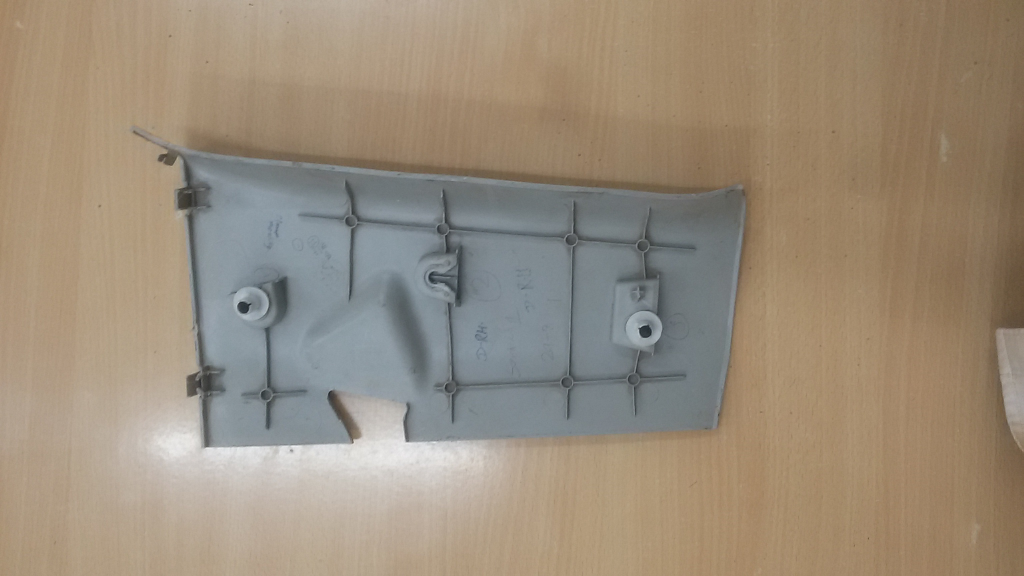
#> input picture Images/10.jpg, 2048 x 1152 px, given in place of the camera (shown at 1/2 size)
$ python live.py
#> lines starting #> are read from the running program, lines starting #| are printed output that depends on the picture; after the words box and inside, x2 and y2 are one past the last pixel; in counts of white or black regions, pixels touching at a corner belong together; pictures that were not available may be replaced by others from this repository, and a replacement may not be noted
import cv2
import numpy as np
import basicutils

#cam

cam=cv2.VideoCapture(0)


while True:
    ret,frame=cam.read()
#> frame is the input picture: shape (1152, 2048, 3); mean B, G, R 122.3, 140.6, 154.7
    if(ret==False):
        print("Cam prob!")
    else:
        img1_color = frame
        gray=cv2.cvtColor(img1_color,cv2.COLOR_BGR2GRAY)
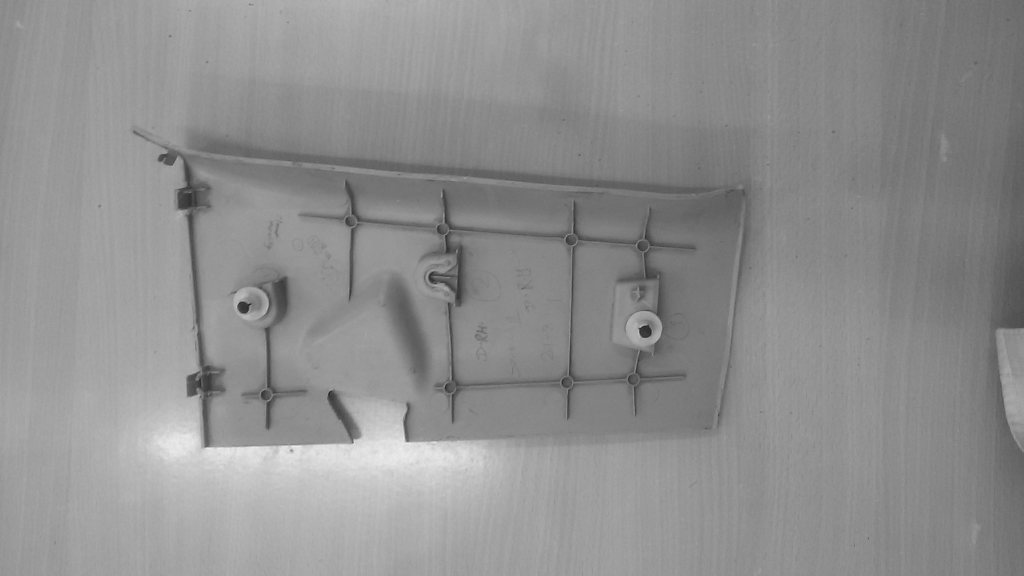
#> gray: shape (1152, 2048) (shown at 1/2 size); min 26, max 244, mean 142.7
        part1 = cv2.imread("E:\Mini_Project\Dynamic\part1.jpg",0)
        part2 = cv2.imread("E:\Mini_Project\Dynamic\part2.jpg",0)
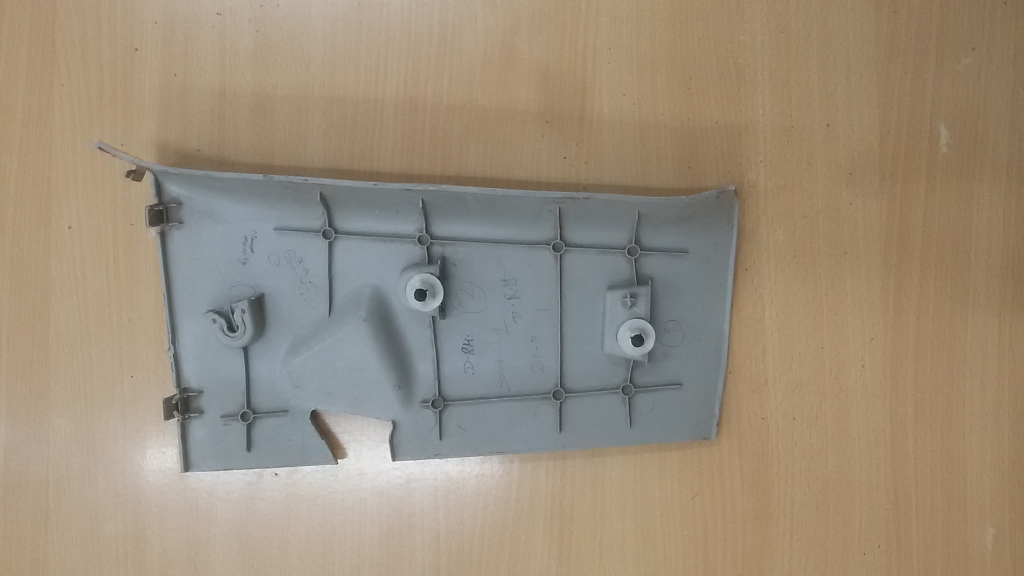
#> input picture Images/11.jpg, 2048 x 1152 px, given in place of part2.jpg, which was not available (shown at 1/2 size)
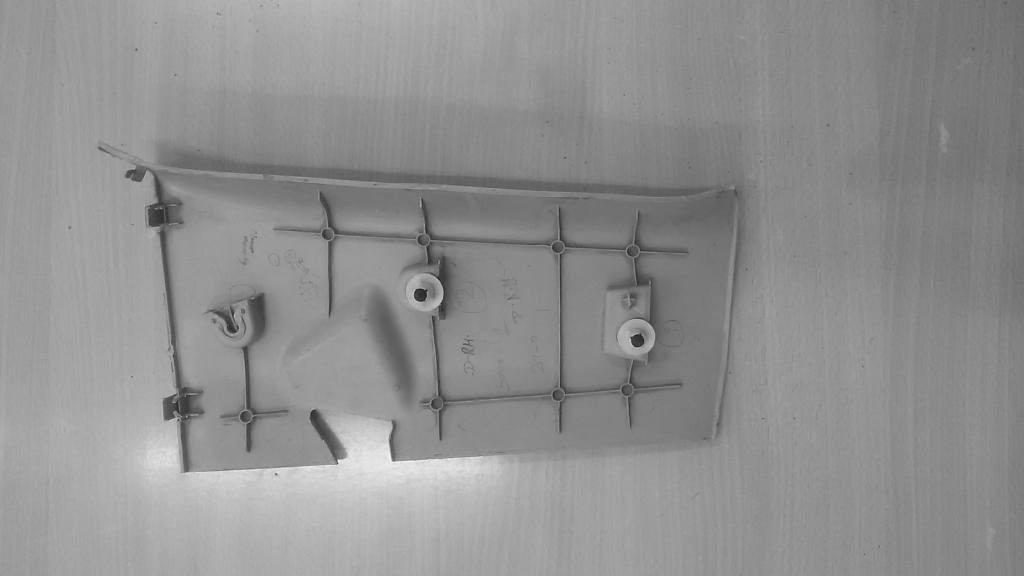
#> part2: shape (1152, 2048) (shown at 1/2 size); min 17, max 255, mean 144
        part3 = cv2.imread("E:\Mini_Project\Dynamic\part3.jpg",0)
        blur1=cv2.medianBlur(part1,5)
        thresh1=cv2.adaptiveThreshold(blur1,255,cv2.ADAPTIVE_THRESH_GAUSSIAN_C,cv2.THRESH_BINARY,11,2)
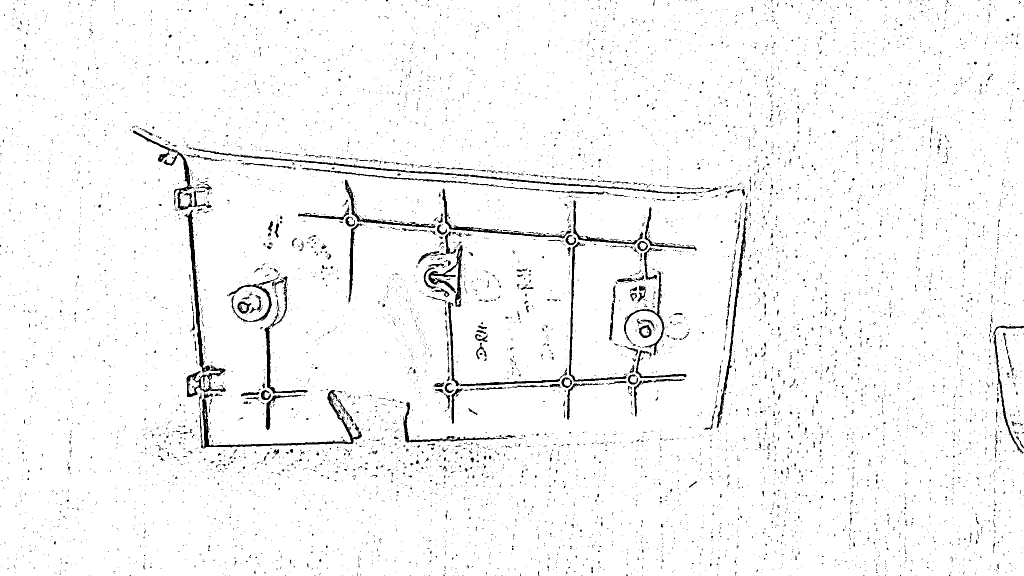
#> thresh1: shape (1152, 2048) (shown at 1/2 size); 96.7% white; 8170 black regions (7868 under 20 px), largest, box (x1, y1, x2, y2) and area: (369, 420, 452, 794) 3806, (399, 780, 724, 897) 3433, (385, 294, 1393, 388) 3358
        blur2=cv2.medianBlur(part2,5)
        thresh2=cv2.adaptiveThreshold(blur2,255,cv2.ADAPTIVE_THRESH_GAUSSIAN_C,cv2.THRESH_BINARY,11,2)
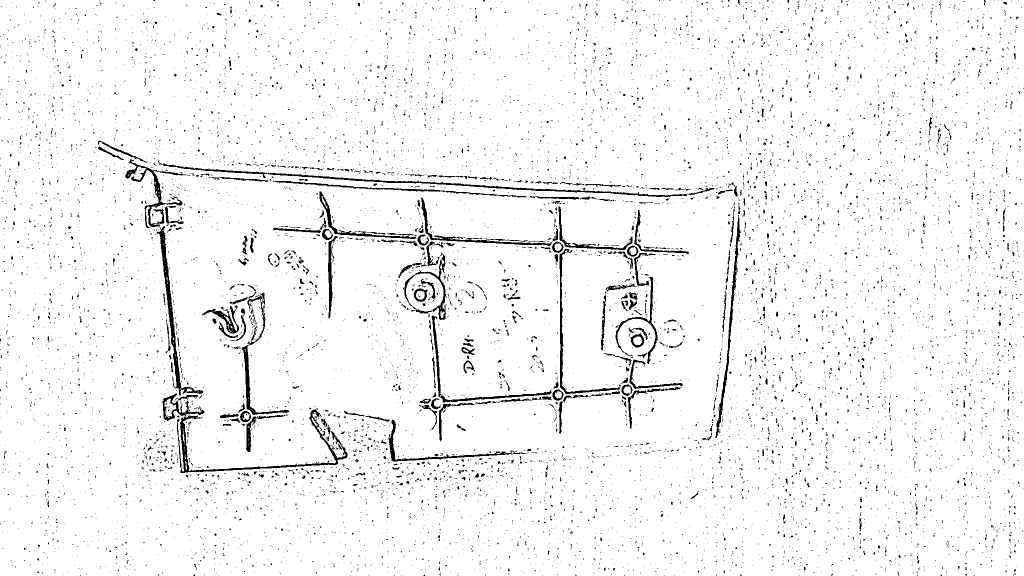
#> thresh2: shape (1152, 2048) (shown at 1/2 size); 96.1% white; 10080 black regions (9703 under 20 px), largest, box (x1, y1, x2, y2) and area: (325, 787, 695, 946) 4950, (316, 320, 1429, 394) 3863, (313, 452, 407, 792) 3025
        blur3=cv2.medianBlur(part3,5)
        thresh3=cv2.adaptiveThreshold(blur3,255,cv2.ADAPTIVE_THRESH_GAUSSIAN_C,cv2.THRESH_BINARY,11,2)
        #temp1= cv2.imread("F:/MINI_PROJECT-Inspectiondevice/temp1.jpg",0)
        blur=cv2.medianBlur(gray,5)
        thresh=cv2.adaptiveThreshold(blur,255,cv2.ADAPTIVE_THRESH_GAUSSIAN_C,cv2.THRESH_BINARY,11,2)

        ##Part detection
        res1=cv2.matchTemplate(thresh.copy(),thresh1,cv2.TM_CCOEFF_NORMED)
#> res1 = [1]
        res2=cv2.matchTemplate(thresh.copy(),thresh2,cv2.TM_CCOEFF_NORMED)
#> res2 = [0.0307]
        res3=cv2.matchTemplate(thresh.copy(),thresh3,cv2.TM_CCOEFF_NORMED)
#> res3 = [0.0307]
        (_, maxVal, _, maxLoc) = cv2.minMaxLoc(res1)
#> maxVal = 1; maxLoc = (0, 0)
        (_, maxVal1, _, maxLoc1) = cv2.minMaxLoc(res2)
#> maxVal1 = 0.0307; maxLoc1 = (0, 0)
        (_, maxVal2, _, maxLoc2) = cv2.minMaxLoc(res3)
#> maxVal2 = 0.0307; maxLoc2 = (0, 0)
        if((maxVal>maxVal1)&(maxVal>maxVal2)):
            part="part 1"
        elif((maxVal1>maxVal)&(maxVal1>maxVal2)):
            part="part 2"
        elif((maxVal2>maxVal)&(maxVal2>maxVal1)):
            part="part 3"

        print(part)
        ##Screws

        ##part1
        #Original image processed

        #part='part 1'
        blur_img=cv2.medianBlur(gray,5)
        thresh_img=cv2.adaptiveThreshold(blur_img,255,cv2.ADAPTIVE_THRESH_GAUSSIAN_C,cv2.THRESH_BINARY,11,2)


        if(part=="part 1"):

            s_temp1A=cv2.imread("E:\Mini_Project\Dynamic\sample1A.jpg",0)
#> (the run stopped early here; a loop or call above may not have finished)
